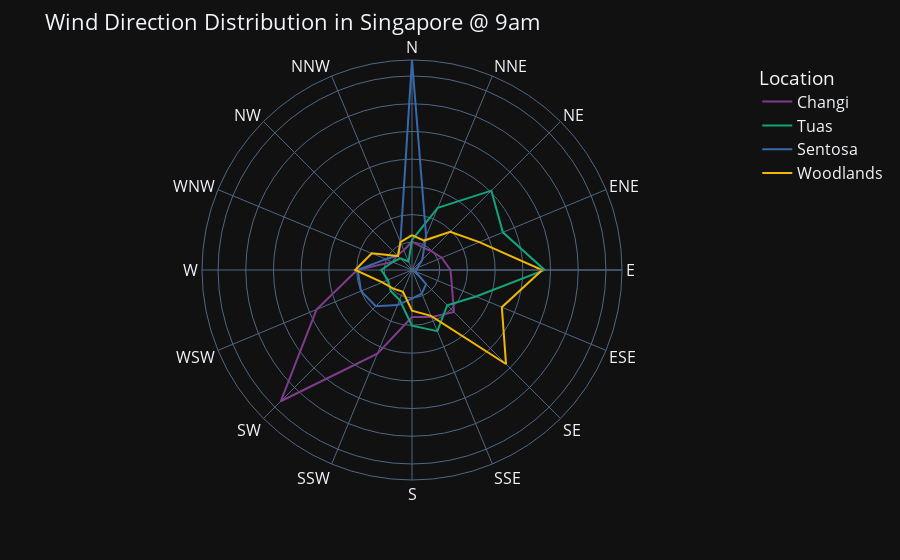

The cell this chart's notebook holds for it:
### Code cell
wind_9am = df.groupby(['Location','WindDir9am']).size().reset_index(name='Count')

plot_polar(wind_9am, r='Count', theta='WindDir9am', title = 'Wind Direction Distribution in Singapore @ 9am', color = 'Location')

### Figure 1 — Plotly figure (JSON) as saved in the notebook; plotly's stock layout.template omitted (floating-point values rounded to 4 significant figures)
{"data": [{"hovertemplate": "Location=Changi<br>Count=%{r}<br>WindDir9am=%{theta}<extra></extra>", "legendgroup": "Changi", "line": {"color": "rgb(127, 60, 141)", "dash": "solid"}, "marker": {"symbol": "circle"}, "mode": "lines", "name": "Changi", "r": [103, 90, 97, 116, 139, 156, 214, 184, 170, 327, 670, 373, 198, 76, 75, 77, 103], "showlegend": true, "subplot": "polar", "theta": ["N", "NNE", "NE", "ENE", "E", "ESE", "SE", "SSE", "S", "SSW", "SW", "WSW", "W", "WNW", "NW", "NNW", "N"], "type": "scatterpolar"}, {"hovertemplate": "Location=Tuas<br>Count=%{r}<br>WindDir9am=%{theta}<extra></extra>", "legendgroup": "Tuas", "line": {"color": "rgb(17, 165, 121)", "dash": "solid"}, "marker": {"symbol": "circle"}, "mode": "lines", "name": "Tuas", "r": [109, 243, 405, 355, 479, 250, 180, 239, 201, 117, 108, 94, 111, 75, 60, 33, 109], "showlegend": true, "subplot": "polar", "theta": ["N", "NNE", "NE", "ENE", "E", "ESE", "SE", "SSE", "S", "SSW", "SW", "WSW", "W", "WNW", "NW", "NNW", "N"], "type": "scatterpolar"}, {"hovertemplate": "Location=Sentosa<br>Count=%{r}<br>WindDir9am=%{theta}<extra></extra>", "legendgroup": "Sentosa", "line": {"color": "rgb(57, 105, 172)", "dash": "solid"}, "marker": {"symbol": "circle"}, "mode": "lines", "name": "Sentosa", "r": [758, 133, 52, 21, 17, 12, 72, 92, 103, 137, 185, 199, 196, 102, 74, 109, 758], "showlegend": true, "subplot": "polar", "theta": ["N", "NNE", "NE", "ENE", "E", "ESE", "SE", "SSE", "S", "SSW", "SW", "WSW", "W", "WNW", "NW", "NNW", "N"], "type": "scatterpolar"}, {"hovertemplate": "Location=Woodlands<br>Count=%{r}<br>WindDir9am=%{theta}<extra></extra>", "legendgroup": "Woodlands", "line": {"color": "rgb(242, 183, 1)", "dash": "solid"}, "marker": {"symbol": "circle"}, "mode": "lines", "name": "Woodlands", "r": [126, 115, 195, 263, 470, 351, 480, 179, 147, 85, 95, 116, 205, 157, 71, 109, 126], "showlegend": true, "subplot": "polar", "theta": ["N", "NNE", "NE", "ENE", "E", "ESE", "SE", "SSE", "S", "SSW", "SW", "WSW", "W", "WNW", "NW", "NNW", "N"], "type": "scatterpolar"}], "layout": {"font": {"size": 16}, "legend": {"font": {"size": 16}, "title": {"text": "Location"}, "tracegroupgap": 0}, "margin": {"t": 60}, "polar": {"angularaxis": {"direction": "clockwise", "rotation": 90}, "domain": {"x": [0, 1], "y": [0, 1]}, "radialaxis": {"showticklabels": false}}, "title": {"text": "Wind Direction Distribution in Singapore @ 9am"}}}
